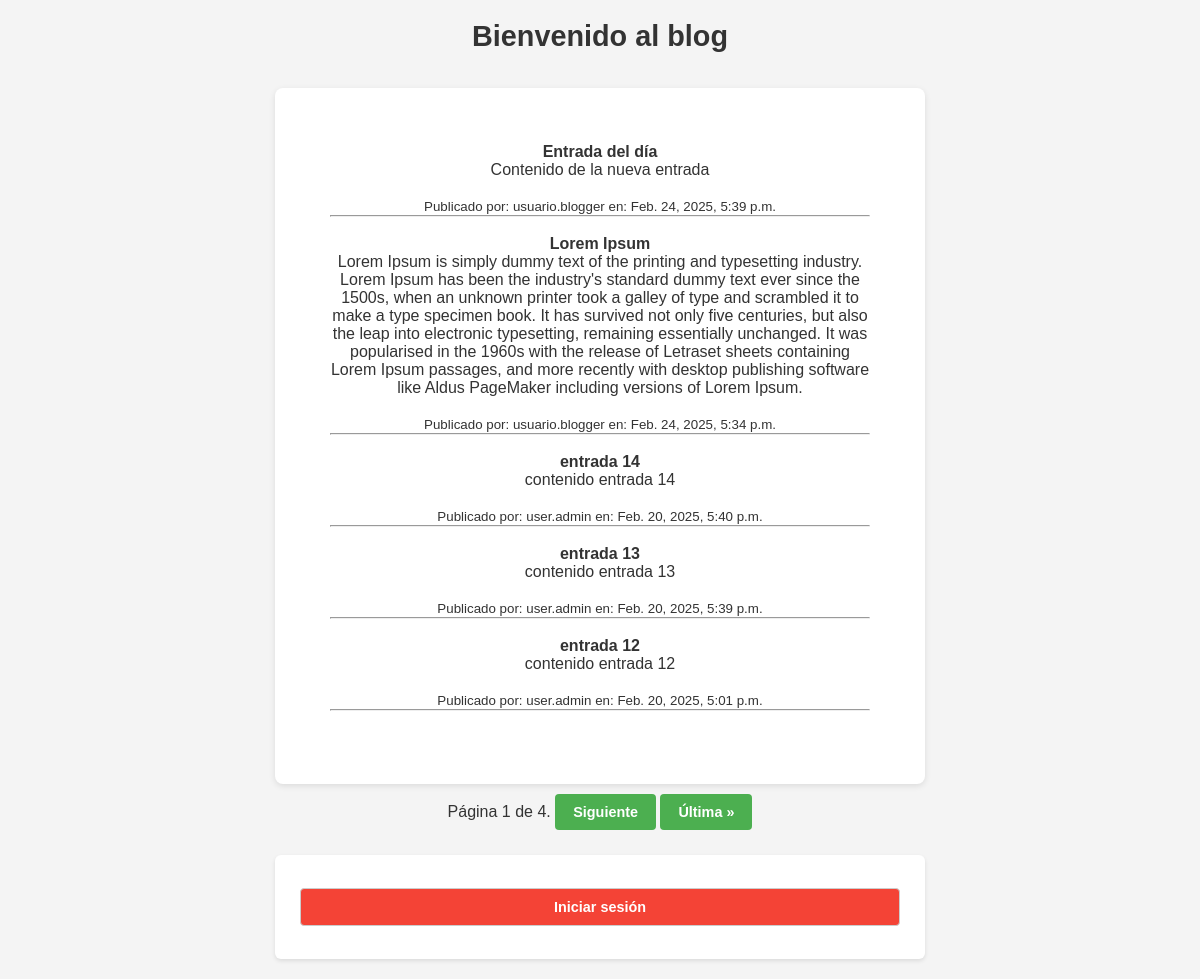
The page / on the database its author committed.
### blog/models.py (models this page shows, shortened)
class BlogEntry(models.Model):
    title = models.CharField(max_length=200)
    content = models.TextField()
    date_published = models.DateTimeField(auto_now_add=True)
    author = models.ForeignKey(User, on_delete=models.CASCADE)
    class Meta:
        ordering = ['-date_published']

### users/models.py (models this page shows, shortened)
class User(AbstractUser):
    name = models.CharField(max_length=30)
    last_name = models.CharField(max_length=30)
    email = models.EmailField(unique=True)
    objects = UserManager()

### blog/views.py (the view)
# urls.py: path("", views.index_view, name="index"),
def index_view(request):
    blog_entries = BlogEntry.objects.all().order_by("-date_published")
    paginator = Paginator(blog_entries, 5)
    page_number = request.GET.get("page")
    page_obj = paginator.get_page(page_number)
    can_delete = user_has_group(request.user, ["Editor", "Administrador"])
    return render(request, "blog/index.html", {
        "page_obj": page_obj,
        "can_delete": can_delete,
    })

### blog/views.py (called while the page is built)
def user_has_group(user, group_names):
    return user.groups.filter(name__in=group_names).exists()

### templates/blog/index.html (shortened to what this page needs)
{% extends "base.html" %}
{% block content %}
    <h1>Bienvenido al blog</h1>
    <div class="container">
        {% for entry in page_obj %}
        <span>
            <strong>{{ entry.title }}</strong><br>
            {{ entry.content }}<br><br>
            <small>Publicado por: {{ entry.author }} en: {{ entry.date_published }}</small>
        </span>
        <hr/><br/>
        {% empty %}
        <span>No hay entradas.</span>
        {% endfor %}
    </div>
    <div class="pagination">
        <span class="step-links">
            <span class="current">
                Página {{ page_obj.number }} de {{ page_obj.paginator.num_pages }}.
            </span>
            {% if page_obj.has_next %}
            <a href="?page={{ page_obj.next_page_number }}">Siguiente</a>
            <a href="?page={{ page_obj.paginator.num_pages }}">Última &raquo;</a>
            {% endif %}
        </span>
    </div>
    {% if user.is_authenticated %}
        <form method="POST" action="{% url 'logout' %}">
            {% csrf_token %}
            <button type="submit">Cerrar sesión</button>
        </form>
    {% else %}
        <form action="{% url 'login' %}">
            <button type="submit">Iniciar sesión</button>
        </form>
    {% endif %}
{% endblock %}

### templates/base.html (shortened to what this page needs)
<!DOCTYPE html>
<html lang="en">
    <head>
        {% load static %}
        <link rel="stylesheet" href="{% static 'css/styles.css' %}">
    </head>
    <body>
        {% block content %}{% endblock %}
    </body>
</html>

### static/css/styles.css (style rules this page uses)
* { box-sizing: border-box; margin: 0; padding: 0; font-family: Arial, sans-serif; }
body { background-color: #f4f4f4; color: #333; display: flex; flex-direction: column; align-items: center; min-height: 100vh; padding: 20px; }
.container { width: 100%; max-width: 650px; background-color: white; padding: 55px; border-radius: 8px; box-shadow: 0 2px 6px rgba(0, 0, 0, 0.1); text-align: center; margin-top: 20px; }
h1 { font-size: 1.8rem; font-weight: bold; color: #333; margin-bottom: 15px; }
a, button { display: inline-block; background-color: #4CAF50; color: white; padding: 10px 18px; border-radius: 4px; text-decoration: none; font-weight: bold; font-size: 0.9rem; margin: 10px 0; text-align: center; transition: background-color 0.3s ease; border: none; cursor: pointer; }
form:not(.container form) { width: 100%; max-width: 650px; background-color: #fff; padding: 25px; border-radius: 6px; box-shadow: 0 2px 4px rgba(0, 0, 0, 0.1); margin-top: 15px; text-align: center; }
form input, form button { width: 100%; padding: 10px; margin: 8px 0; border: 1px solid #ccc; border-radius: 4px; font-size: 0.9rem; }
form button { background-color: #f44336; font-size: 0.9rem; transition: background-color 0.3s ease; }

### rows shown on the page
BlogEntry: title "Entrada del día", content "Contenido de la nueva entrada", author "usuario.blogger", date_published "Feb. 24, 2025, 5:39 p.m."
BlogEntry: title "Lorem Ipsum", content "Lorem Ipsum is simply dummy text of the printing and typesetting industry. Lorem Ipsum has been the industry's standard dummy text ever since the 1500s, when an unknown printer took a galley of type and scrambled it to make a type specimen book. It has survived not only five centuries, but also the leap into electronic typesetting, remaining essentially unchanged. It was popularised in the 1960s with the release of Letraset sheets containing Lorem Ipsum passages, and more recently with desktop publishing software like Aldus PageMaker including versions of Lorem Ipsum.", author "usuario.blogger", date_published "Feb. 24, 2025, 5:34 p.m."
BlogEntry: title "entrada 14", content "contenido entrada 14", author "user.admin", date_published "Feb. 20, 2025, 5:40 p.m."
BlogEntry: title "entrada 13", content "contenido entrada 13", author "user.admin", date_published "Feb. 20, 2025, 5:39 p.m."
BlogEntry: title "entrada 12", content "contenido entrada 12", author "user.admin", date_published "Feb. 20, 2025, 5:01 p.m."

### other values the page prints
{{ page_obj.number }} "1"
{{ page_obj.paginator.num_pages }} "4"
